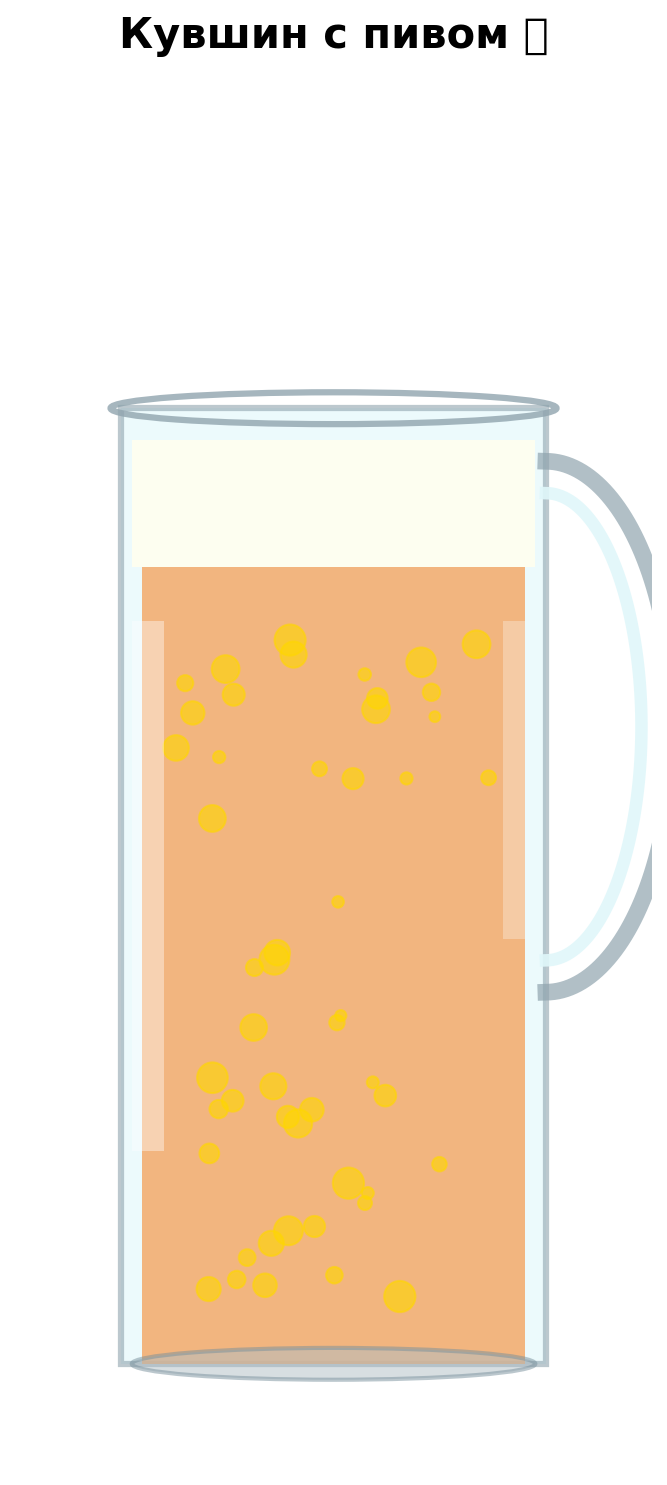

Here is the Python script that generated this plot:
import matplotlib.pyplot as plt
import matplotlib.patches as patches
import numpy as np

# Создаем фигуру и оси
fig, ax = plt.subplots(figsize=(8, 10))
ax.set_xlim(-3, 3)
ax.set_ylim(-1, 12)
ax.set_aspect('equal')
ax.axis('off')

# Цвета
beer_color = '#F4A460'  # Янтарный цвет пива
foam_color = '#FFFFF0'  # Цвет пены
glass_color = '#E0F7FA'  # Цвет стекла
handle_color = '#B0BEC5'  # Цвет ручки

# Рисуем тело кувшина (основной цилиндр)
mug_body = patches.Rectangle((-2, 0), 4, 9, linewidth=3, 
                              edgecolor='#90A4AE', facecolor=glass_color, 
                              alpha=0.6, label='Стекло')
ax.add_patch(mug_body)

# Рисуем пиво внутри
beer_level = 7.5
beer = patches.Rectangle((-1.8, 0), 3.6, beer_level, 
                         linewidth=0, facecolor=beer_color, alpha=0.8, label='Пиво')
ax.add_patch(beer)

# Рисуем пену сверху
foam_height = 1.2
foam = patches.Rectangle((-1.9, beer_level), 3.8, foam_height, 
                         linewidth=0, facecolor=foam_color, alpha=0.95, label='Пена')
ax.add_patch(foam)

# Добавляем пузырьки в пиво
np.random.seed(42)
for _ in range(50):
    x = np.random.uniform(-1.5, 1.5)
    y = np.random.uniform(0.5, beer_level - 0.5)
    size = np.random.uniform(0.05, 0.15)
    bubble = patches.Circle((x, y), size, color='#FFD700', alpha=0.6)
    ax.add_patch(bubble)

# Рисуем ручку кувшина (полуовал справа)
handle_x = 2.0
handle_y = 3.5
handle_width = 1.2
handle_height = 5.0

# Создаем путь для ручки
theta = np.linspace(-np.pi/2, np.pi/2, 100)
handle_outer_x = handle_x + handle_width * np.cos(theta)
handle_outer_y = handle_y + handle_height/2 + handle_height/2 * np.sin(theta)

handle_inner_x = handle_x + (handle_width - 0.3) * np.cos(theta)
handle_inner_y = handle_y + handle_height/2 + (handle_height/2 - 0.3) * np.sin(theta)

# Рисуем внешнюю и внутреннюю часть ручки
ax.plot(handle_outer_x, handle_outer_y, color='#90A4AE', linewidth=8, alpha=0.7)
ax.plot(handle_inner_x, handle_inner_y, color=glass_color, linewidth=6, alpha=0.9)

# Добавляем ободок сверху
rim = patches.Ellipse((0, 9), 4.2, 0.3, linewidth=3, 
                      edgecolor='#90A4AE', facecolor='none', alpha=0.8)
ax.add_patch(rim)

# Добавляем дно
bottom = patches.Ellipse((0, 0), 3.8, 0.3, linewidth=2, 
                         edgecolor='#78909C', facecolor='#B0BEC5', alpha=0.5)
ax.add_patch(bottom)

# Добавляем блики на стекле
highlight1 = patches.Rectangle((-1.9, 2), 0.3, 5, 
                               linewidth=0, facecolor='white', alpha=0.4)
ax.add_patch(highlight1)

highlight2 = patches.Rectangle((1.6, 4), 0.2, 3, 
                               linewidth=0, facecolor='white', alpha=0.3)
ax.add_patch(highlight2)

# Заголовок
plt.title('Кувшин с пивом 🍺', fontsize=20, fontweight='bold', pad=20)

plt.tight_layout()
plt.savefig('/workspace/beer_mug.png', dpi=150, bbox_inches='tight')
plt.show()

print("Изображение сохранено как beer_mug.png")
